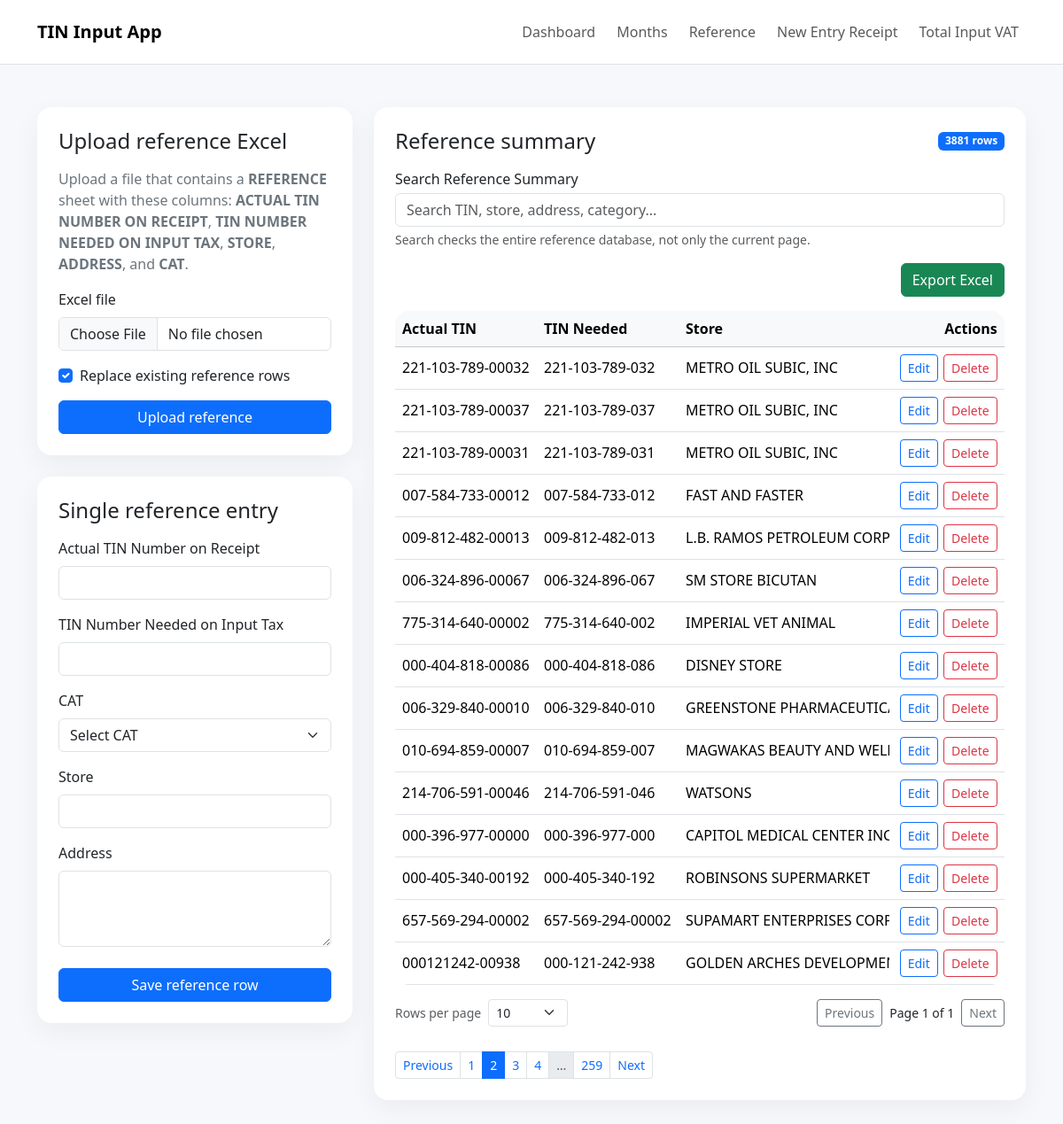
Screenshot of /reference?page=2 with the database file from the repository.
### app.py (models this page shows)
class ReferenceEntry(db.Model):
    id = db.Column(db.Integer, primary_key=True)
    actual_tin_receipt = db.Column(db.String(64), nullable=False)
    actual_tin_normalized = db.Column(db.String(32), nullable=False, index=True)
    tin_needed_input_tax = db.Column(db.String(64), nullable=False)
    store = db.Column(db.String(255), nullable=False)
    address = db.Column(db.String(255), nullable=False)
    category = db.Column(db.String(64), nullable=False)
    uploaded_at = db.Column(db.DateTime, nullable=False, default=datetime.utcnow)

### app.py (the view, shortened to what this page needs)
@app.route("/reference", methods=["GET", "POST"])
def upload_reference():
    count = db.session.query(func.count(ReferenceEntry.id)).scalar() or 0
    categories = get_reference_categories()
    page = request.args.get("page", 1, type=int)
    latest_pagination = ReferenceEntry.query.order_by(ReferenceEntry.uploaded_at.desc(), ReferenceEntry.id.desc()).paginate(page=page, per_page=15, error_out=False)
    latest = latest_pagination.items
    return render_template("reference.html", count=count, latest=latest, categories=categories, edit_row=None, latest_pagination=latest_pagination)

### app.py (called while the page is built)
def normalize_category(value: str | None) -> str:
    raw = str(value or "").strip().upper()
    if not raw:
        return ""
    raw = raw.replace("—", "-").replace("–", "-")
    raw = re.sub(r"\s+", " ", raw).strip()
    key = re.sub(r"[^A-Z0-9]", "", raw)
    return CATEGORY_CANONICAL_MAP.get(key, raw)

def get_reference_categories() -> list[str]:
    rows = (
        db.session.query(ReferenceEntry.category)
        .filter(ReferenceEntry.category.isnot(None))
        .filter(func.trim(ReferenceEntry.category) != "")
        .all()
    )
    return sorted({normalize_category(row[0]) for row in rows if normalize_category(row[0])})

@app.context_processor
def inject_globals():
    active_period = Period.query.filter_by(is_active=True).order_by(Period.created_at.desc()).first()
    return {"active_period": active_period}

### templates/reference.html (shortened to what this page needs)
{% extends 'base.html' %}
{% block content %}
<div class="row g-4">
  <div class="col-xl-4">
    <div class="card p-4 mb-4">
      <h4 class="mb-3">Upload reference Excel</h4>
      <p class="text-secondary">Upload a file that contains a <strong>REFERENCE</strong> sheet with these columns: <strong>ACTUAL TIN NUMBER ON RECEIPT</strong>, <strong>TIN NUMBER NEEDED ON INPUT TAX</strong>, <strong>STORE</strong>, <strong>ADDRESS</strong>, and <strong>CAT</strong>.</p>
      <form method="post" enctype="multipart/form-data">
        <div class="mb-3">
          <label class="form-label">Excel file</label>
          <input type="file" name="reference_file" class="form-control" accept=".xlsx,.xlsm" required>
        </div>
        <div class="form-check mb-3">
          <input class="form-check-input" type="checkbox" name="replace_all" id="replace_all" checked>
          <label class="form-check-label" for="replace_all">Replace existing reference rows</label>
        </div>
        <button class="btn btn-primary w-100">Upload reference</button>
      </form>
    </div>
    <div class="card p-4">
      <div class="d-flex justify-content-between align-items-center mb-3">
        <h4 class="mb-0">{{ 'Edit reference row' if edit_row else 'Single reference entry' }}</h4>
      </div>
      <form method="post" action="{{ url_for('edit_reference', reference_id=edit_row.id) if edit_row else url_for('upload_reference') }}">
        <div class="row g-3">
          <div class="col-12">
            <label class="form-label">Actual TIN Number on Receipt</label>
            <input type="text" name="actual_tin_receipt" class="form-control" value="{{ edit_row.actual_tin_receipt if edit_row else '' }}" required>
          </div>
          <div class="col-12">
            <label class="form-label">TIN Number Needed on Input Tax</label>
            <input type="text" name="tin_needed_input_tax" class="form-control" value="{{ edit_row.tin_needed_input_tax if edit_row else '' }}" required>
          </div>
          <div class="col-12">
            <label class="form-label">CAT</label>
            <select name="category" id="category_select" class="form-select" {% if categories %}required{% endif %}>
              <option value="">Select CAT</option>
            </select>
          </div>
          <div class="col-12">
            <label class="form-label">Store</label>
            <input type="text" name="store" class="form-control" value="{{ edit_row.store if edit_row else '' }}" required>
          </div>
          <div class="col-12">
            <label class="form-label">Address</label>
            <textarea name="address" class="form-control" rows="3" required>{{ edit_row.address if edit_row else '' }}</textarea>
          </div>
        </div>
        <button class="btn btn-primary w-100 mt-4">{{ 'Update reference row' if edit_row else 'Save reference row' }}</button>
      </form>
    </div>
  </div>
  <div class="col-xl-8">
    <div class="card p-4">
      <div class="d-flex justify-content-between align-items-center mb-3 flex-wrap gap-2">
        <h4 class="mb-0">Reference summary</h4>
        <span class="badge text-bg-primary">{{ count }} rows</span>
      </div>
      {% if latest %}
      <div class="table-responsive">
        <table class="table table-hover align-middle mb-0 data-table reference-table">
          <thead class="table-light">
            <tr>
              <th class="tin-cell">Actual TIN</th>
              <th class="tin-cell">TIN Needed</th>
              <th class="store-cell">Store</th>
              <th class="address-cell">Address</th>
              <th class="text-end action-header">Actions</th>
            </tr>
          </thead>
          <tbody>
            {% for row in latest %}
            <tr>
              <td class="tin-cell">{{ row.actual_tin_receipt }}</td>
              <td class="tin-cell">{{ row.tin_needed_input_tax }}</td>
              <td class="store-cell"><span class="nowrap-scroll">{{ row.store }}</span></td>
              <td class="address-cell"><span class="nowrap-scroll">{{ row.address }}</span></td>
              <td class="text-end action-cell">
                <div class="action-buttons">
                  <a class="btn btn-outline-primary btn-sm" href="{{ url_for('edit_reference', reference_id=row.id) }}">Edit</a>
                  <form method="post" action="{{ url_for('delete_reference', reference_id=row.id) }}" onsubmit="return confirm('Delete this reference row?');">
                    <button class="btn btn-outline-danger btn-sm">Delete</button>
                  </form>
                </div>
              </td>
            </tr>
            {% endfor %}
          </tbody>
        </table>
      </div>
      {% if latest_pagination and latest_pagination.pages > 1 %}
      <div class="pagination-wrap mt-3">
        <nav aria-label="Reference pages">
          <ul class="pagination pagination-sm mb-0">
            <li class="page-item {% if not latest_pagination.has_prev %}disabled{% endif %}">
              <a class="page-link" href="{{ url_for('upload_reference', page=latest_pagination.prev_num) if latest_pagination.has_prev else '#' }}">Previous</a>
            </li>
            {% for p in latest_pagination.iter_pages(left_edge=1, left_current=1, right_current=2, right_edge=1) %}
              {% if p %}
              <li class="page-item {% if p == latest_pagination.page %}active{% endif %}">
                <a class="page-link" href="{{ url_for('upload_reference', page=p) }}">{{ p }}</a>
              </li>
              {% else %}
              <li class="page-item disabled"><span class="page-link">…</span></li>
              {% endif %}
            {% endfor %}
            <li class="page-item {% if not latest_pagination.has_next %}disabled{% endif %}">
              <a class="page-link" href="{{ url_for('upload_reference', page=latest_pagination.next_num) if latest_pagination.has_next else '#' }}">Next</a>
            </li>
          </ul>
        </nav>
      </div>
      {% endif %}
      {% else %}
        <p class="text-secondary mb-0">No reference data loaded yet.</p>
      {% endif %}
    </div>
  </div>
</div>
{% endblock %}

### templates/base.html (style rules this page uses)
body { background: #f6f8fb; }
.card { border: 0; border-radius: 1rem; box-shadow: 0 10px 30px rgba(0,0,0,.05); }
.table-responsive { border-radius: 1rem; overflow-x: auto; overflow-y: visible; -webkit-overflow-scrolling: touch; }
.nowrap-scroll, .value-scroll { display: block; max-width: 100%; white-space: nowrap; overflow-x: auto; overflow-y: hidden; scrollbar-width: thin; padding-bottom: .1rem; }
.data-table { min-width: 1100px; }
.data-table td, .data-table th { white-space: nowrap; vertical-align: middle; }
.data-table .store-cell { min-width: 220px; max-width: 260px; }
.data-table .address-cell { min-width: 240px; max-width: 300px; }
.data-table .tin-cell { min-width: 160px; }
.data-table .action-header, .data-table .action-cell { position: sticky; right: 0; min-width: 130px; background: #fff; z-index: 2; box-shadow: -1px 0 0 rgba(0,0,0,.08); }
.data-table thead .action-header { background: var(--bs-table-bg, #f8f9fa); z-index: 4; }
.action-buttons { display: inline-flex; flex-wrap: nowrap; justify-content: flex-end; gap: .4rem; }
.action-buttons .btn { white-space: nowrap; }
.pagination-wrap { overflow-x: auto; padding-top: .75rem; }
.pagination { flex-wrap: nowrap; }

### rows the page displays
ReferenceEntry: actual_tin_receipt "221-103-789-00032", tin_needed_input_tax "221-103-789-032", store "METRO OIL SUBIC, INC"
ReferenceEntry: actual_tin_receipt "221-103-789-00037", tin_needed_input_tax "221-103-789-037", store "METRO OIL SUBIC, INC"
ReferenceEntry: actual_tin_receipt "221-103-789-00031", tin_needed_input_tax "221-103-789-031", store "METRO OIL SUBIC, INC"
ReferenceEntry: actual_tin_receipt "007-584-733-00012", tin_needed_input_tax "007-584-733-012", store "FAST AND FASTER"
ReferenceEntry: actual_tin_receipt "009-812-482-00013", tin_needed_input_tax "009-812-482-013", store "L.B. RAMOS PETROLEUM CORP."
ReferenceEntry: actual_tin_receipt "006-324-896-00067", tin_needed_input_tax "006-324-896-067", store "SM STORE BICUTAN"
ReferenceEntry: actual_tin_receipt "775-314-640-00002", tin_needed_input_tax "775-314-640-002", store "IMPERIAL VET ANIMAL"
ReferenceEntry: actual_tin_receipt "000-404-818-00086", tin_needed_input_tax "000-404-818-086", store "DISNEY STORE"
ReferenceEntry: actual_tin_receipt "006-329-840-00010", tin_needed_input_tax "006-329-840-010", store "GREENSTONE…"
ReferenceEntry: actual_tin_receipt "010-694-859-00007", tin_needed_input_tax "010-694-859-007", store "MAGWAKAS BEAUTY AND…"
ReferenceEntry: actual_tin_receipt "214-706-591-00046", tin_needed_input_tax "214-706-591-046", store "WATSONS"
ReferenceEntry: actual_tin_receipt "000-396-977-00000", tin_needed_input_tax "000-396-977-000", store "CAPITOL MEDICAL CENTER INC"
ReferenceEntry: actual_tin_receipt "000-405-340-00192", tin_needed_input_tax "000-405-340-192", store "ROBINSONS SUPERMARKET"
ReferenceEntry: actual_tin_receipt "657-569-294-00002", tin_needed_input_tax "657-569-294-00002", store "SUPAMART ENTERPRISES…"
ReferenceEntry: actual_tin_receipt "000121242-00938", tin_needed_input_tax "000-121-242-938", store "GOLDEN ARCHES…"

### other values shown
{{ 'Edit reference row' if edit_row else 'Single reference entry' }} "Single reference entry"
{{ 'Update reference row' if edit_row else 'Save reference row' }} "Save reference row"
{{ count }} "3881"
{{ p }} "1" "2" "3" "4" "259"
